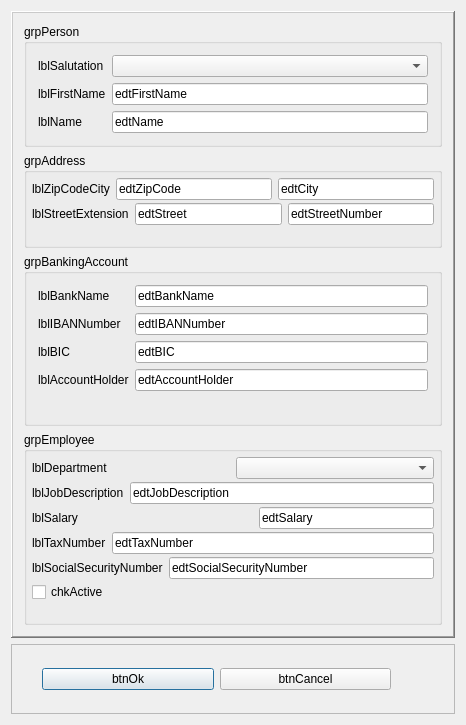
<?xml version="1.0" encoding="UTF-8"?>
<ui version="4.0">
 <class>PersonDlgClass</class>
 <widget class="QDialog" name="PersonDlgClass">
  <property name="geometry">
   <rect>
    <x>0</x>
    <y>0</y>
    <width>466</width>
    <height>725</height>
   </rect>
  </property>
  <property name="windowTitle">
   <string>PersonDlgClass</string>
  </property>
  <layout class="QGridLayout" name="gridLayout">
   <item row="0" column="0">
    <widget class="QFrame" name="dataFrame">
     <property name="sizePolicy">
      <sizepolicy hsizetype="Expanding" vsizetype="Expanding">
       <horstretch>0</horstretch>
       <verstretch>0</verstretch>
      </sizepolicy>
     </property>
     <property name="frameShape">
      <enum>QFrame::WinPanel</enum>
     </property>
     <property name="frameShadow">
      <enum>QFrame::Raised</enum>
     </property>
     <layout class="QVBoxLayout" name="verticalLayout_6">
      <item>
       <widget class="QGroupBox" name="grpPerson">
        <property name="sizePolicy">
         <sizepolicy hsizetype="Expanding" vsizetype="Expanding">
          <horstretch>0</horstretch>
          <verstretch>0</verstretch>
         </sizepolicy>
        </property>
        <property name="title">
         <string>grpPerson</string>
        </property>
        <layout class="QVBoxLayout" name="verticalLayout">
         <item>
          <layout class="QFormLayout" name="formLayout">
           <item row="0" column="0">
            <widget class="QLabel" name="lblSalutation">
             <property name="sizePolicy">
              <sizepolicy hsizetype="Expanding" vsizetype="Expanding">
               <horstretch>0</horstretch>
               <verstretch>0</verstretch>
              </sizepolicy>
             </property>
             <property name="text">
              <string>lblSalutation</string>
             </property>
            </widget>
           </item>
           <item row="0" column="1">
            <widget class="QComboBox" name="cbxSalutation">
             <property name="sizePolicy">
              <sizepolicy hsizetype="Preferred" vsizetype="Expanding">
               <horstretch>0</horstretch>
               <verstretch>0</verstretch>
              </sizepolicy>
             </property>
            </widget>
           </item>
           <item row="1" column="0">
            <widget class="QLabel" name="lblFirstName">
             <property name="midLineWidth">
              <number>7</number>
             </property>
             <property name="text">
              <string>lblFirstName</string>
             </property>
            </widget>
           </item>
           <item row="1" column="1">
            <widget class="QLineEdit" name="edtFirstName">
             <property name="text">
              <string>edtFirstName</string>
             </property>
            </widget>
           </item>
           <item row="2" column="0">
            <widget class="QLabel" name="lblName">
             <property name="text">
              <string>lblName</string>
             </property>
            </widget>
           </item>
           <item row="2" column="1">
            <widget class="QLineEdit" name="edtName">
             <property name="text">
              <string>edtName</string>
             </property>
            </widget>
           </item>
          </layout>
         </item>
         <item>
          <spacer name="verticalSpacer_3">
           <property name="orientation">
            <enum>Qt::Vertical</enum>
           </property>
           <property name="sizeHint" stdset="0">
            <size>
             <width>20</width>
             <height>15</height>
            </size>
           </property>
          </spacer>
         </item>
        </layout>
       </widget>
      </item>
      <item>
       <widget class="QGroupBox" name="grpAddress">
        <property name="sizePolicy">
         <sizepolicy hsizetype="Expanding" vsizetype="Expanding">
          <horstretch>0</horstretch>
          <verstretch>0</verstretch>
         </sizepolicy>
        </property>
        <property name="title">
         <string>grpAddress</string>
        </property>
        <layout class="QVBoxLayout" name="verticalLayout_3">
         <property name="spacing">
          <number>3</number>
         </property>
         <property name="leftMargin">
          <number>5</number>
         </property>
         <property name="topMargin">
          <number>5</number>
         </property>
         <property name="rightMargin">
          <number>5</number>
         </property>
         <property name="bottomMargin">
          <number>5</number>
         </property>
         <item>
          <layout class="QHBoxLayout" name="horizontalLayout_5">
           <item>
            <widget class="QLabel" name="lblZipCodeCity">
             <property name="text">
              <string>lblZipCodeCity</string>
             </property>
            </widget>
           </item>
           <item>
            <widget class="QLineEdit" name="edtZipCode">
             <property name="text">
              <string>edtZipCode</string>
             </property>
            </widget>
           </item>
           <item>
            <widget class="QLineEdit" name="edtCity">
             <property name="text">
              <string>edtCity</string>
             </property>
            </widget>
           </item>
          </layout>
         </item>
         <item>
          <layout class="QHBoxLayout" name="horizontalLayout_6">
           <item>
            <widget class="QLabel" name="lblStreetExtension">
             <property name="text">
              <string>lblStreetExtension</string>
             </property>
            </widget>
           </item>
           <item>
            <widget class="QLineEdit" name="edtStreet">
             <property name="sizePolicy">
              <sizepolicy hsizetype="Expanding" vsizetype="Fixed">
               <horstretch>0</horstretch>
               <verstretch>0</verstretch>
              </sizepolicy>
             </property>
             <property name="text">
              <string>edtStreet</string>
             </property>
            </widget>
           </item>
           <item>
            <widget class="QLineEdit" name="edtStreetNumber">
             <property name="text">
              <string>edtStreetNumber</string>
             </property>
            </widget>
           </item>
          </layout>
         </item>
         <item>
          <spacer name="verticalSpacer_2">
           <property name="orientation">
            <enum>Qt::Vertical</enum>
           </property>
           <property name="sizeHint" stdset="0">
            <size>
             <width>20</width>
             <height>40</height>
            </size>
           </property>
          </spacer>
         </item>
        </layout>
       </widget>
      </item>
      <item>
       <widget class="QGroupBox" name="grpBankingAccount">
        <property name="sizePolicy">
         <sizepolicy hsizetype="Expanding" vsizetype="Expanding">
          <horstretch>0</horstretch>
          <verstretch>0</verstretch>
         </sizepolicy>
        </property>
        <property name="title">
         <string>grpBankingAccount</string>
        </property>
        <layout class="QVBoxLayout" name="verticalLayout_2">
         <item>
          <layout class="QFormLayout" name="formLayout_2">
           <item row="0" column="0">
            <widget class="QLabel" name="lblBankName">
             <property name="text">
              <string>lblBankName</string>
             </property>
             <property name="textFormat">
              <enum>Qt::PlainText</enum>
             </property>
            </widget>
           </item>
           <item row="0" column="1">
            <widget class="QLineEdit" name="edtBankName">
             <property name="text">
              <string>edtBankName</string>
             </property>
            </widget>
           </item>
           <item row="1" column="0">
            <widget class="QLabel" name="lblIBANNumber">
             <property name="text">
              <string>lblIBANNumber</string>
             </property>
            </widget>
           </item>
           <item row="1" column="1">
            <widget class="QLineEdit" name="edtIBANNumber">
             <property name="text">
              <string>edtIBANNumber</string>
             </property>
            </widget>
           </item>
           <item row="2" column="0">
            <widget class="QLabel" name="lblBIC">
             <property name="text">
              <string>lblBIC</string>
             </property>
            </widget>
           </item>
           <item row="2" column="1">
            <widget class="QLineEdit" name="edtBIC">
             <property name="text">
              <string>edtBIC</string>
             </property>
            </widget>
           </item>
           <item row="3" column="0">
            <widget class="QLabel" name="lblAccountHolder">
             <property name="text">
              <string>lblAccountHolder</string>
             </property>
            </widget>
           </item>
           <item row="3" column="1">
            <widget class="QLineEdit" name="edtAccountHolder">
             <property name="text">
              <string>edtAccountHolder</string>
             </property>
            </widget>
           </item>
           <item row="4" column="1">
            <spacer name="verticalSpacer_4">
             <property name="orientation">
              <enum>Qt::Vertical</enum>
             </property>
             <property name="sizeHint" stdset="0">
              <size>
               <width>20</width>
               <height>40</height>
              </size>
             </property>
            </spacer>
           </item>
          </layout>
         </item>
        </layout>
       </widget>
      </item>
      <item>
       <widget class="QGroupBox" name="grpEmployee">
        <property name="sizePolicy">
         <sizepolicy hsizetype="Expanding" vsizetype="Expanding">
          <horstretch>0</horstretch>
          <verstretch>0</verstretch>
         </sizepolicy>
        </property>
        <property name="title">
         <string>grpEmployee</string>
        </property>
        <layout class="QVBoxLayout" name="verticalLayout_4">
         <property name="spacing">
          <number>3</number>
         </property>
         <property name="leftMargin">
          <number>5</number>
         </property>
         <property name="topMargin">
          <number>5</number>
         </property>
         <property name="rightMargin">
          <number>5</number>
         </property>
         <property name="bottomMargin">
          <number>5</number>
         </property>
         <item>
          <layout class="QHBoxLayout" name="horizontalLayout_11">
           <item>
            <widget class="QLabel" name="lblDepartment">
             <property name="text">
              <string>lblDepartment</string>
             </property>
            </widget>
           </item>
           <item>
            <widget class="QComboBox" name="cbxDepartment">
             <property name="sizePolicy">
              <sizepolicy hsizetype="Preferred" vsizetype="Expanding">
               <horstretch>0</horstretch>
               <verstretch>0</verstretch>
              </sizepolicy>
             </property>
            </widget>
           </item>
          </layout>
         </item>
         <item>
          <layout class="QHBoxLayout" name="horizontalLayout_12">
           <item>
            <widget class="QLabel" name="lblJobDescription">
             <property name="text">
              <string>lblJobDescription</string>
             </property>
            </widget>
           </item>
           <item>
            <widget class="QLineEdit" name="edtJobDescription">
             <property name="sizePolicy">
              <sizepolicy hsizetype="Expanding" vsizetype="Expanding">
               <horstretch>0</horstretch>
               <verstretch>0</verstretch>
              </sizepolicy>
             </property>
             <property name="text">
              <string>edtJobDescription</string>
             </property>
            </widget>
           </item>
          </layout>
         </item>
         <item>
          <layout class="QHBoxLayout" name="horizontalLayout_13">
           <item>
            <widget class="QLabel" name="lblSalary">
             <property name="text">
              <string>lblSalary</string>
             </property>
            </widget>
           </item>
           <item>
            <spacer name="horizontalSpacer">
             <property name="orientation">
              <enum>Qt::Horizontal</enum>
             </property>
             <property name="sizeHint" stdset="0">
              <size>
               <width>40</width>
               <height>20</height>
              </size>
             </property>
            </spacer>
           </item>
           <item>
            <widget class="QLineEdit" name="edtSalary">
             <property name="sizePolicy">
              <sizepolicy hsizetype="Expanding" vsizetype="Expanding">
               <horstretch>0</horstretch>
               <verstretch>0</verstretch>
              </sizepolicy>
             </property>
             <property name="text">
              <string>edtSalary</string>
             </property>
            </widget>
           </item>
          </layout>
         </item>
         <item>
          <layout class="QHBoxLayout" name="horizontalLayout_14">
           <item>
            <widget class="QLabel" name="lblTaxNumber">
             <property name="text">
              <string>lblTaxNumber</string>
             </property>
            </widget>
           </item>
           <item>
            <widget class="QLineEdit" name="edtTaxNumber">
             <property name="sizePolicy">
              <sizepolicy hsizetype="Expanding" vsizetype="Expanding">
               <horstretch>0</horstretch>
               <verstretch>0</verstretch>
              </sizepolicy>
             </property>
             <property name="text">
              <string>edtTaxNumber</string>
             </property>
            </widget>
           </item>
          </layout>
         </item>
         <item>
          <layout class="QHBoxLayout" name="horizontalLayout_15">
           <item>
            <widget class="QLabel" name="lblSocialSecurityNumber">
             <property name="text">
              <string>lblSocialSecurityNumber</string>
             </property>
            </widget>
           </item>
           <item>
            <widget class="QLineEdit" name="edtSocialSecurityNumber">
             <property name="sizePolicy">
              <sizepolicy hsizetype="Expanding" vsizetype="Expanding">
               <horstretch>0</horstretch>
               <verstretch>0</verstretch>
              </sizepolicy>
             </property>
             <property name="text">
              <string>edtSocialSecurityNumber</string>
             </property>
            </widget>
           </item>
          </layout>
         </item>
         <item>
          <widget class="QCheckBox" name="chkActive">
           <property name="sizePolicy">
            <sizepolicy hsizetype="Expanding" vsizetype="Expanding">
             <horstretch>0</horstretch>
             <verstretch>0</verstretch>
            </sizepolicy>
           </property>
           <property name="text">
            <string>chkActive</string>
           </property>
           <property name="checked">
            <bool>false</bool>
           </property>
          </widget>
         </item>
         <item>
          <spacer name="verticalSpacer">
           <property name="orientation">
            <enum>Qt::Vertical</enum>
           </property>
           <property name="sizeHint" stdset="0">
            <size>
             <width>20</width>
             <height>40</height>
            </size>
           </property>
          </spacer>
         </item>
        </layout>
       </widget>
      </item>
     </layout>
    </widget>
   </item>
   <item row="1" column="0">
    <widget class="QFrame" name="controlFrame">
     <property name="sizePolicy">
      <sizepolicy hsizetype="Preferred" vsizetype="Fixed">
       <horstretch>0</horstretch>
       <verstretch>0</verstretch>
      </sizepolicy>
     </property>
     <property name="minimumSize">
      <size>
       <width>0</width>
       <height>70</height>
      </size>
     </property>
     <property name="frameShape">
      <enum>QFrame::StyledPanel</enum>
     </property>
     <property name="frameShadow">
      <enum>QFrame::Raised</enum>
     </property>
     <widget class="QWidget" name="layoutWidget">
      <property name="geometry">
       <rect>
        <x>20</x>
        <y>10</y>
        <width>371</width>
        <height>51</height>
       </rect>
      </property>
      <layout class="QHBoxLayout" name="horizontalLayout">
       <item>
        <widget class="QPushButton" name="btnOk">
         <property name="text">
          <string>btnOk</string>
         </property>
        </widget>
       </item>
       <item>
        <widget class="QPushButton" name="btnCancel">
         <property name="text">
          <string>btnCancel</string>
         </property>
        </widget>
       </item>
      </layout>
     </widget>
    </widget>
   </item>
  </layout>
 </widget>
 <layoutdefault spacing="6" margin="11"/>
 <resources/>
 <connections/>
</ui>
